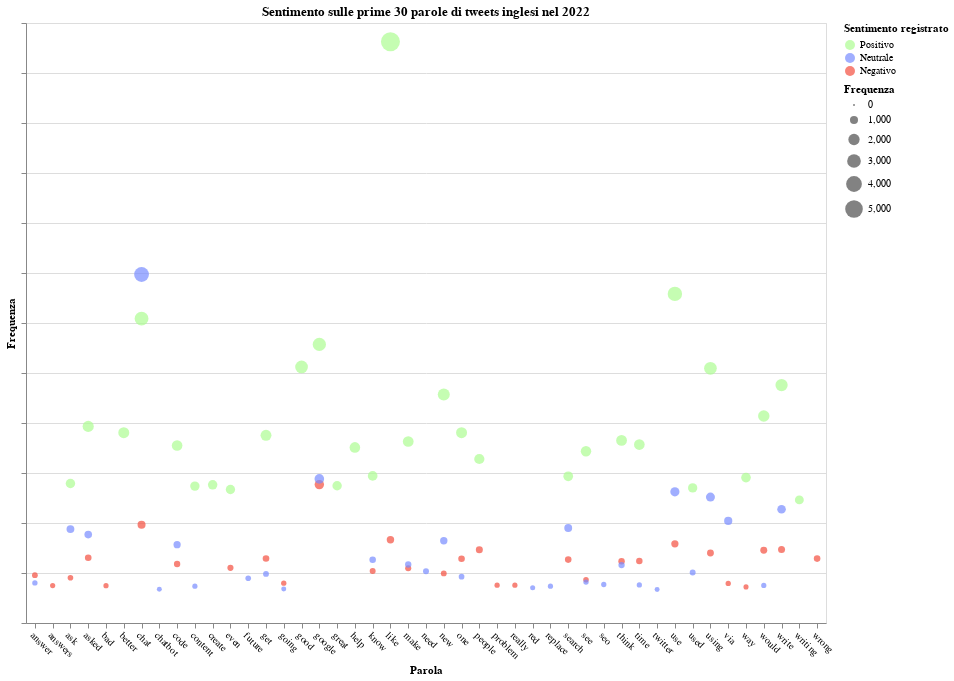

The notebook cell this image was saved under:
### Code cell
# Concatenate the three DataFrames into a single DataFrame
df22words = pd.concat([top22pos, top22neg, top22neu])#, keys=['Positive', 'Negative', 'Neutral'])
df22words = df22words.groupby(['Sentimento', 'Parola']).agg({'Frequenza': 'sum'}).reset_index().set_index('Sentimento')
df22ITwords = pd.concat([top22ITpos, top22ITneg, top22ITneu])#, keys=['Positivo', 'Negativo', 'Neutrale'])
df22ITwords = df22ITwords.groupby(['Sentimento', 'Parola']).agg({'Frequenza': 'sum'}).reset_index().set_index('Sentimento')
options = ['Positivo', 'Neutrale', 'Negativo']
labels = [option + ' ' for option in options]

# Define color domain and range
domain = ['Positivo', 'Neutrale', 'Negativo']
range_ = ['#ADFC92', '#788BFF', '#F44E3F']

input_dropdown = alt.binding_radio(
    # Add the empty selection which shows all when clicked
    options=options + [None],
    labels=labels + ['Tutto'],
    name='Selettore sentimento: '
)

selection = alt.selection_point(
    fields=['Sentimento'],
    bind=input_dropdown,
)

# Reset the index of the concatenated DataFrame
df22words = df22words.reset_index(level=0).rename(columns={'level_0': 'Sentimento'})
alt.data_transformers.disable_max_rows()
scatter_plot_2022 = alt.Chart(df22words).mark_point(filled=True).encode(
    alt.X('Parola',title="Parola"),
    alt.Y('Frequenza', title="Frequenza").axis(labels=False),
    alt.Size('Frequenza'),
    alt.OpacityValue(0.7),
    alt.Color('Sentimento', title="Sentimento registrato").scale(domain=options, range=range_),
    tooltip = [alt.Tooltip('Parola:N'),
               alt.Tooltip('Frequenza:Q'),
               alt.Tooltip('Frequenza:Q'),
               #alt.Tooltip('Sentiment:Q')
              ]
).add_params(
    selection
).transform_filter(
    selection
).configure_axisX(
    labelAngle=45
).properties(
    width=800,  # Set the width of the chart to your desired value
    height=600,  # Set the height of the chart to your desired value
    title='Sentimento sulle prime 30 parole di tweets inglesi nel 2022'
).interactive()

df22ITwords = df22ITwords.reset_index(level=0).rename(columns={'level_0': 'Sentimento'})

scatter_plot_2022_ita = alt.Chart(df22ITwords).mark_point(filled=True).encode(
    alt.X('Parola',title="Parola"),
    alt.Y('Frequenza', title="Frequenza").axis(labels=False),
    alt.Size('Frequenza'),
    alt.OpacityValue(0.7),
    alt.Color('Sentimento', title="Sentimento registrato").scale(domain=options, range=range_),
    tooltip = [alt.Tooltip('Parola:N'),
               alt.Tooltip('Frequenza:Q'),
               alt.Tooltip('Frequenza:Q'),
               #alt.Tooltip('Sentiment:Q')
              ]
).add_params(
    selection
).transform_filter(
    selection
).configure_axisX(
    labelAngle=45
).properties(
    width=800,  # Set the width of the chart to your desired value
    height=600,  # Set the height of the chart to your desired value
    title='Sentimento sulle prime 30 parole di tweets italiani nel 2022'
).interactive()

scatter_plot_2022.save('chart-wordsfrequency-2022.html')
scatter_plot_2022

### Figure 1 — Vega-Lite specification as saved in the notebook (floating-point values rounded to 4 significant figures)
{"config": {"view": {"continuousWidth": 300, "continuousHeight": 300}, "axisX": {"labelAngle": 45}}, "data": {"name": "data-63b5b9917904df14feae1859706c37f7"}, "mark": {"type": "point", "filled": true}, "encoding": {"color": {"field": "Sentimento", "scale": {"domain": ["Positivo", "Neutrale", "Negativo"], "range": ["#ADFC92", "#788BFF", "#F44E3F"]}, "title": "Sentimento registrato", "type": "nominal"}, "opacity": {"value": 0.7}, "size": {"field": "Frequenza", "type": "quantitative"}, "tooltip": [{"field": "Parola", "type": "nominal"}, {"field": "Frequenza", "type": "quantitative"}, {"field": "Frequenza", "type": "quantitative"}], "x": {"field": "Parola", "title": "Parola", "type": "nominal"}, "y": {"axis": {"labels": false}, "field": "Frequenza", "title": "Frequenza", "type": "quantitative"}}, "height": 600, "params": [{"name": "param_61", "select": {"type": "point", "fields": ["Sentimento"]}, "bind": {"input": "radio", "options": ["Positivo", "Neutrale", "Negativo", null], "labels": ["Positivo ", "Neutrale ", "Negativo ", "Tutto"], "name": "Selettore sentimento: "}}, {"name": "param_62", "select": {"type": "interval", "encodings": ["x", "y"]}, "bind": "scales"}], "title": "Sentimento sulle prime 30 parole di tweets inglesi nel 2022", "transform": [{"filter": {"param": "param_61"}}], "width": 800, "$schema": "https://vega.github.io/schema/vega-lite/v5.8.0.json", "datasets": {"data-63b5b9917904df14feae1859706c37f7": [{"Sentimento": "Negativo", "Parola": "answer", "Frequenza": 478}, {"Sentimento": "Negativo", "Parola": "answers", "Frequenza": 374}, {"Sentimento": "Negativo", "Parola": "ask", "Frequenza": 453}, {"Sentimento": "Negativo", "Parola": "asked", "Frequenza": 652}, {"Sentimento": "Negativo", "Parola": "bad", "Frequenza": 373}, {"Sentimento": "Negativo", "Parola": "chat", "Frequenza": 982}, {"Sentimento": "Negativo", "Parola": "code", "Frequenza": 590}, {"Sentimento": "Negativo", "Parola": "even", "Frequenza": 552}, {"Sentimento": "Negativo", "Parola": "get", "Frequenza": 645}, {"Sentimento": "Negativo", "Parola": "going", "Frequenza": 398}, {"Sentimento": "Negativo", "Parola": "google", "Frequenza": 1384}, {"Sentimento": "Negativo", "Parola": "know", "Frequenza": 519}, {"Sentimento": "Negativo", "Parola": "like", "Frequenza": 833}, {"Sentimento": "Negativo", "Parola": "make", "Frequenza": 547}, {"Sentimento": "Negativo", "Parola": "new", "Frequenza": 496}, {"Sentimento": "Negativo", "Parola": "one", "Frequenza": 642}, {"Sentimento": "Negativo", "Parola": "people", "Frequenza": 732}, {"Sentimento": "Negativo", "Parola": "problem", "Frequenza": 378}, {"Sentimento": "Negativo", "Parola": "really", "Frequenza": 378}, {"Sentimento": "Negativo", "Parola": "search", "Frequenza": 634}, {"Sentimento": "Negativo", "Parola": "see", "Frequenza": 432}, {"Sentimento": "Negativo", "Parola": "think", "Frequenza": 617}, {"Sentimento": "Negativo", "Parola": "time", "Frequenza": 619}, {"Sentimento": "Negativo", "Parola": "use", "Frequenza": 792}, {"Sentimento": "Negativo", "Parola": "using", "Frequenza": 700}, {"Sentimento": "Negativo", "Parola": "via", "Frequenza": 396}, {"Sentimento": "Negativo", "Parola": "way", "Frequenza": 361}, {"Sentimento": "Negativo", "Parola": "would", "Frequenza": 728}, {"Sentimento": "Negativo", "Parola": "write", "Frequenza": 736}, {"Sentimento": "Negativo", "Parola": "wrong", "Frequenza": 644}, {"Sentimento": "Neutrale", "Parola": "answer", "Frequenza": 401}, {"Sentimento": "Neutrale", "Parola": "ask", "Frequenza": 939}, {"Sentimento": "Neutrale", "Parola": "asked", "Frequenza": 884}, {"Sentimento": "Neutrale", "Parola": "chat", "Frequenza": 3485}, {"Sentimento": "Neutrale", "Parola": "chatbot", "Frequenza": 337}, {"Sentimento": "Neutrale", "Parola": "code", "Frequenza": 783}, {"Sentimento": "Neutrale", "Parola": "content", "Frequenza": 368}, {"Sentimento": "Neutrale", "Parola": "future", "Frequenza": 448}, {"Sentimento": "Neutrale", "Parola": "get", "Frequenza": 491}, {"Sentimento": "Neutrale", "Parola": "going", "Frequenza": 341}, {"Sentimento": "Neutrale", "Parola": "google", "Frequenza": 1441}, {"Sentimento": "Neutrale", "Parola": "know", "Frequenza": 632}, {"Sentimento": "Neutrale", "Parola": "make", "Frequenza": 585}, {"Sentimento": "Neutrale", "Parola": "need", "Frequenza": 518}, {"Sentimento": "Neutrale", "Parola": "new", "Frequenza": 822}, {"Sentimento": "Neutrale", "Parola": "one", "Frequenza": 463}, {"Sentimento": "Neutrale", "Parola": "red", "Frequenza": 353}, {"Sentimento": "Neutrale", "Parola": "replace", "Frequenza": 368}, {"Sentimento": "Neutrale", "Parola": "search", "Frequenza": 950}, {"Sentimento": "Neutrale", "Parola": "see", "Frequenza": 409}, {"Sentimento": "Neutrale", "Parola": "seo", "Frequenza": 385}, {"Sentimento": "Neutrale", "Parola": "think", "Frequenza": 579}, {"Sentimento": "Neutrale", "Parola": "time", "Frequenza": 381}, {"Sentimento": "Neutrale", "Parola": "twitter", "Frequenza": 335}, {"Sentimento": "Neutrale", "Parola": "use", "Frequenza": 1312}, {"Sentimento": "Neutrale", "Parola": "used", "Frequenza": 505}, {"Sentimento": "Neutrale", "Parola": "using", "Frequenza": 1259}, {"Sentimento": "Neutrale", "Parola": "via", "Frequenza": 1021}, {"Sentimento": "Neutrale", "Parola": "would", "Frequenza": 376}, {"Sentimento": "Neutrale", "Parola": "write", "Frequenza": 1138}, {"Sentimento": "Positivo", "Parola": "ask", "Frequenza": 1395}, {"Sentimento": "Positivo", "Parola": "asked", "Frequenza": 1966}, {"Sentimento": "Positivo", "Parola": "better", "Frequenza": 1903}, {"Sentimento": "Positivo", "Parola": "chat", "Frequenza": 3043}, {"Sentimento": "Positivo", "Parola": "code", "Frequenza": 1775}, {"Sentimento": "Positivo", "Parola": "content", "Frequenza": 1369}, {"Sentimento": "Positivo", "Parola": "create", "Frequenza": 1382}, {"Sentimento": "Positivo", "Parola": "even", "Frequenza": 1335}, {"Sentimento": "Positivo", "Parola": "get", "Frequenza": 1877}, {"Sentimento": "Positivo", "Parola": "good", "Frequenza": 2561}, {"Sentimento": "Positivo", "Parola": "google", "Frequenza": 2786}, {"Sentimento": "Positivo", "Parola": "great", "Frequenza": 1373}, {"Sentimento": "Positivo", "Parola": "help", "Frequenza": 1756}, {"Sentimento": "Positivo", "Parola": "know", "Frequenza": 1471}, {"Sentimento": "Positivo", "Parola": "like", "Frequenza": 5812}, {"Sentimento": "Positivo", "Parola": "make", "Frequenza": 1815}, {"Sentimento": "Positivo", "Parola": "new", "Frequenza": 2286}, {"Sentimento": "Positivo", "Parola": "one", "Frequenza": 1903}, {"Sentimento": "Positivo", "Parola": "people", "Frequenza": 1640}, {"Sentimento": "Positivo", "Parola": "search", "Frequenza": 1467}, {"Sentimento": "Positivo", "Parola": "see", "Frequenza": 1717}, {"Sentimento": "Positivo", "Parola": "think", "Frequenza": 1826}, {"Sentimento": "Positivo", "Parola": "time", "Frequenza": 1784}, {"Sentimento": "Positivo", "Parola": "use", "Frequenza": 3291}, {"Sentimento": "Positivo", "Parola": "used", "Frequenza": 1351}, {"Sentimento": "Positivo", "Parola": "using", "Frequenza": 2547}, {"Sentimento": "Positivo", "Parola": "way", "Frequenza": 1454}, {"Sentimento": "Positivo", "Parola": "would", "Frequenza": 2070}, {"Sentimento": "Positivo", "Parola": "write", "Frequenza": 2379}, {"Sentimento": "Positivo", "Parola": "writing", "Frequenza": 1231}]}}
